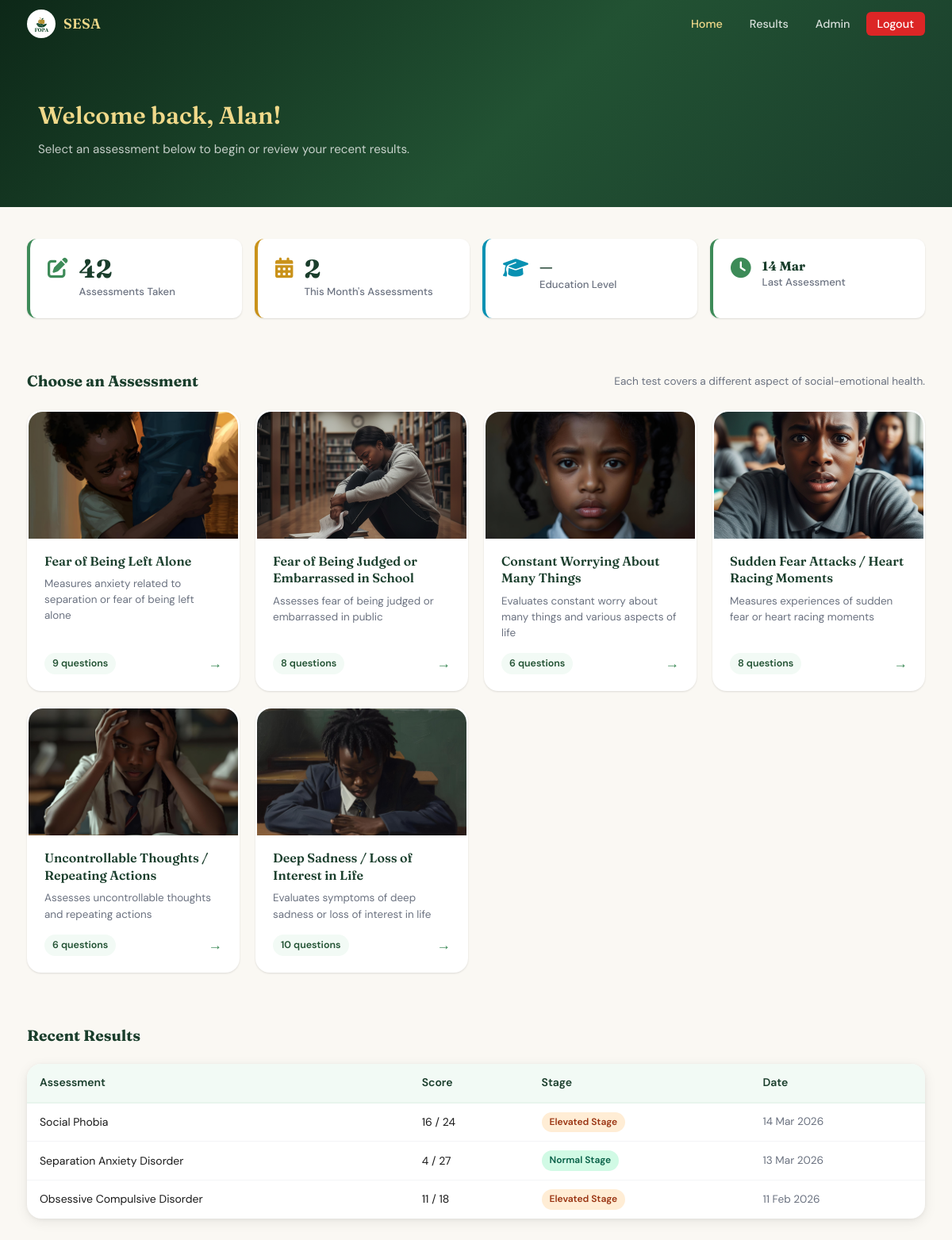
The app's page /home (signed in) with its own data.
### app/models/account.py (models this page shows, shortened)
class Accounts(UserMixin, db.Model):
    __tablename__ = 'accounts'
    id = db.Column(db.Integer, primary_key=True)
    fname = db.Column(db.String(100), nullable=False)
    lname = db.Column(db.String(100), nullable=False)
    email = db.Column(db.String(120), unique=True, nullable=False, index=True)
    username = db.Column(db.String(50), unique=True, nullable=False, index=True)
    password = db.Column(db.String(256), nullable=False)
    level = db.Column(db.String(50), nullable=True)
    gender = db.Column(db.String(20), nullable=True)
    birthdate = db.Column(db.Date, nullable=True)
    last_login = db.Column(db.DateTime, nullable=True)
    created_at = db.Column(db.DateTime, default=lambda: datetime.now(timezone.utc))
    school_id = db.Column(
        db.Integer,
        db.ForeignKey('school.id', ondelete='CASCADE', name='fk_accounts_school_id'),
        nullable=True,
        index=True
    )
    class_group = db.Column(db.String(50), nullable=True)   # e.g. "Form 2A", "JHS 3B"
    is_admin = db.Column(db.Boolean, default=False, nullable=False)
    is_counsellor = db.Column(db.Boolean, default=False, server_default='0', nullable=False)
    failed_attempts = db.Column(db.Integer, default=0, server_default='0', nullable=False)
    locked_until = db.Column(db.DateTime, nullable=True)  # NULL = not locked
    test_results = db.relationship(
        'TestResult',
        backref='account',
        lazy='dynamic',
        cascade='all, delete-orphan'
    )
    @property
    def is_super_admin(self):
        return self.is_admin
    LOCKOUT_THRESHOLD = 5      # failed attempts before lockout
    LOCKOUT_MINUTES   = 15     # minutes locked after threshold reached

### app/models/test_result.py (models this page shows, shortened)
class TestResult(db.Model):
    __tablename__ = 'test_results'
    id = db.Column(db.Integer, primary_key=True)
    user_id = db.Column(db.Integer, db.ForeignKey('accounts.id', ondelete='CASCADE'), nullable=False, index=True)
    test_type = db.Column(db.String(100), nullable=False, index=True)
    score = db.Column(db.Integer, nullable=False)
    max_score = db.Column(db.Integer, nullable=True)
    stage = db.Column(db.String(50), nullable=True, index=True)  # "Normal Stage", "Mild Stage", etc.
    feedback = db.Column(db.Text, nullable=True)
    details = db.Column(db.Text, nullable=True)           # kept for backward compat
    taken_at = db.Column(db.DateTime, default=lambda: datetime.now(timezone.utc), index=True)

### app/routes/main.py (the view)
@main_bp.route('/home')
@login_required
def home():
    user = current_user
    results = user.test_results.order_by(TestResult.taken_at.desc()).all()
    total_tests = len(results)
    most_recent = results[0] if results else None
    def q_count(test_type):
        return Question.query.filter_by(test_type=test_type).count()
    tests_meta = [
        {'name': 'Separation Anxiety Disorder',   'key': 'sad',  'count': q_count('Separation Anxiety Disorder'),   'icon': '🏠', 'color': 'teal'},
        {'name': 'Social Phobia',                 'key': 'sp',   'count': q_count('Social Phobia'),                 'icon': '👥', 'color': 'blue'},
        {'name': 'Generalised Anxiety Disorder',  'key': 'gad',  'count': q_count('Generalised Anxiety Disorder'),  'icon': '🌀', 'color': 'purple'},
        {'name': 'Panic Disorder',                'key': 'pd',   'count': q_count('Panic Disorder'),                'icon': '💨', 'color': 'orange'},
        {'name': 'Obsessive Compulsive Disorder', 'key': 'ocd',  'count': q_count('Obsessive Compulsive Disorder'), 'icon': '🔄', 'color': 'red'},
        {'name': 'Major Depressive Disorder',     'key': 'mdd',  'count': q_count('Major Depressive Disorder'),     'icon': '🌧', 'color': 'indigo'},
    ]
    from datetime import datetime, timedelta, timezone
    now = datetime.now()
    this_month_results = [
        r for r in results
        if r.taken_at and r.taken_at.month == now.month and r.taken_at.year == now.year
    ]
    tests_this_month = len(this_month_results)
    latest_by_type = {}
    for r in results:
        if r.test_type not in latest_by_type:
            latest_by_type[r.test_type] = r
    avg_score = total_tests        # repurposed: total assessments taken
    prev_avg = tests_this_month    # repurposed: assessments this month
    score_change = None            # no longer used
    recent_results = results[:3]  # 5 most recent for the home table
    return render_template(
        'main/home.html',
        user=user,
        total_tests=total_tests,
        avg_score=avg_score,
        most_recent=most_recent,
        tests_meta=tests_meta,
        score_change=score_change,
        prev_avg=prev_avg,
        recent_results=recent_results,
        latest_by_type=latest_by_type,
    )

### app/__init__.py (called while the page is built)
def _init_extensions(app: Flask) -> None:
    db.init_app(app)
    migrate.init_app(app, db)
    csrf.init_app(app)
    login_manager.init_app(app)
    limiter.init_app(app)
    from app.models.account import Accounts
    @login_manager.user_loader
    def load_user(user_id: str):
        return Accounts.query.get(int(user_id))

### app/templates/main/home.html (shortened to what this page needs)
{% extends 'base.html' %}
{% block nav_links %}
  <li><a href="{{ url_for('main.home') }}" class="active">Home</a></li>
  <li><a href="{{ url_for('main.results') }}">Results</a></li>
  {% if current_user.is_super_admin %}
    <li><a href="{{ url_for('admin.dashboard') }}">Admin</a></li>
  {% endif %}
  <li><a href="{{ url_for('auth.logout') }}" class="btn-nav-logout">Logout</a></li>
{% endblock %}
{% block body %}
<div class="page-hero">
  <div class="container">
    <h1>Welcome back, {{ user.fname }}! </h1>
    <p>Select an assessment below to begin or review your recent results.</p>
  </div>
</div>
<div class="container" style="padding-top: 40px; padding-bottom: 48px;">
  <div class="stat-grid">
    <div class="stat-card">
      <div class="stat-icon"><i class="fa-solid fa-pen-to-square" style="color: var(--green-500);"></i></div>
      <div>
        <div class="stat-value">{{ total_tests }}</div>
        <div class="stat-label">Assessments Taken</div>
      </div>
    </div>
    <div class="stat-card gold">
      <div class="stat-icon"><i class="fa-solid fa-calendar-days" style="color: var(--gold-500);"></i></div>
      <div>
        <div class="stat-value">{{ prev_avg }}</div>
        <div class="stat-label">This Month's Assessments</div>
      </div>
    </div>
    <div class="stat-card teal">
      <div class="stat-icon"><i class="fa-solid fa-graduation-cap" style="color: #0891b2;"></i></div>
      <div>
        <div class="stat-value" style="font-size: 1.2rem; margin-top: 4px;">{{ user.level | capitalize if user.level else '—' }}</div>
        <div class="stat-label">Education Level</div>
      </div>
    </div>
    <div class="stat-card">
      <div class="stat-icon"><i class="fa-solid fa-clock" style="color: var(--green-500);"></i></div>
      <div>
        <div class="stat-value" style="font-size: 1rem; margin-top: 4px;">
          {% if most_recent %}{{ most_recent.taken_at.strftime('%d %b') }}{% else %}—{% endif %}
        </div>
        <div class="stat-label">Last Assessment</div>
      </div>
    </div>
  </div>
  <div class="section">
    <div class="section-head">
      <h2>Choose an Assessment</h2>
      <p style="font-size: 0.85rem; color: var(--gray-500);">Each test covers a different aspect of social-emotional health.</p>
    </div>
    <div class="test-grid">
      {% for test in tests_meta %}
      <a href="{{ url_for('test.display_questions', test_type=test.name) }}" class="test-card">
        <div class="test-card-image">
          <img src="{{ url_for('static', filename=test.image) }}"
               alt="{{ test.name }}"
               loading="lazy"
               width="400"
               height="160">
        </div>
        <div class="test-card-content">
          <h3>{{ test.title }}</h3>
          <p>{{ test.desc }}</p>
          <div class="test-card-meta">
            <span class="test-card-count">{{ test.count }} questions</span>
            <span class="test-card-arrow">→</span>
          </div>
        </div>
      </a>
      {% endfor %}
    </div>
  </div>
  {% if recent_results %}
  <div class="section">
    <div class="section-head">
      <h2>Recent Results</h2>
    </div>
    <div class="card">
      <div class="table-wrapper">
        <table class="table">
          <thead>
            <tr>
              <th>Assessment</th>
              <th>Score</th>
              <th>Stage</th>
              <th>Date</th>
            </tr>
          </thead>
          <tbody>
            {% for r in recent_results %}
            <tr>
              <td data-label="Assessment">{{ r.test_type }}</td>
              <td data-label="Score">{{ r.score }}{% if r.max_score %} / {{ r.max_score }}{% endif %}</td>
              <td data-label="Stage">
                {% set s = (r.stage or r.details or 'Unknown') | lower %}
                <span class="badge {% if 'normal' in s %}stage-normal{% elif 'mild' in s %}stage-mild{% elif 'elevated' in s %}stage-elevated{% elif 'clinical' in s %}stage-clinical{% else %}badge-gray{% endif %}">
                  {{ r.stage or r.details or 'Unknown' }}
                </span>
              </td>
              <td data-label="Date" style="color: var(--gray-500); font-size: 0.85rem;">{{ r.taken_at.strftime('%d %b %Y') }}</td>
            </tr>
            {% endfor %}
          </tbody>
        </table>
      </div>
    </div>
  </div>
  {% endif %}
</div>
{% endblock %}

### app/templates/base.html (shortened to what this page needs)
<!DOCTYPE html>
<html lang="en">
<head>
  <link rel="stylesheet" href="{{ url_for('static', filename='css/main.css') }}">
  <link rel="stylesheet" href="https://cdnjs.cloudflare.com/ajax/libs/font-awesome/6.5.0/css/all.min.css">
</head>
<body class="{% if current_user.is_authenticated or session.get('school_id') %}has-bottom-nav {% endif %}{% block body_class %}{% endblock %}">
{% block full_page %}
<div class="app-layout">
  {% block navbar %}
  <nav class="navbar{% if 'has-page-hero' in self.body_class() %} transparent{% endif %}" id="mainNav">
    <div class="navbar-inner">
      <a href="{{ url_for('main.landing') }}" class="navbar-brand">
        <img src="{{ url_for('static', filename='images/Pofa.png') }}" alt="FOPA Logo" class="navbar-logo">
        <span class="navbar-title">SESA</span>
      </a>
      <ul class="navbar-links">
        {% block nav_links %}{% endblock %}
      </ul>
    </div>
  </nav>
  {% endblock %}
  <main>
    {% block body %}{% endblock %}
  </main>
</div>
{% endblock %}
</body>
</html>

### records on screen
Accounts: fname "Alan", level "—"
TestResult: taken_at "14 Mar", test_type "Social Phobia", score "16", max_score "24", stage "Elevated Stage", taken_at "14 Mar 2026"
TestResult: test_type "Separation Anxiety Disorder", score "4", max_score "27", stage "Normal Stage", taken_at "13 Mar 2026"
TestResult: test_type "Obsessive Compulsive Disorder", score "11", max_score "18", stage "Elevated Stage", taken_at "11 Feb 2026"

### other values on screen
{{ total_tests }} "42"
{{ prev_avg }} "2"
{{ test.title }} "Fear of Being Left Alone" "Fear of Being Judged or Embarrassed in School" "Constant Worrying About Many Things" "Sudden Fear Attacks / Heart Racing Moments" "Uncontrollable Thoughts / Repeating Actions" "Deep Sadness / Loss of Interest in Life"
{{ test.desc }} "Measures anxiety related to separation or fear of being left alone" "Assesses fear of being judged or embarrassed in public" "Evaluates constant worry about many things and various aspects of life" "Measures experiences of sudden fear or heart racing moments" "Assesses uncontrollable thoughts and repeating actions" "Evaluates symptoms of deep sadness or loss of interest in life"
{{ test.count }} "9" "8" "6" "8" "6" "10"
